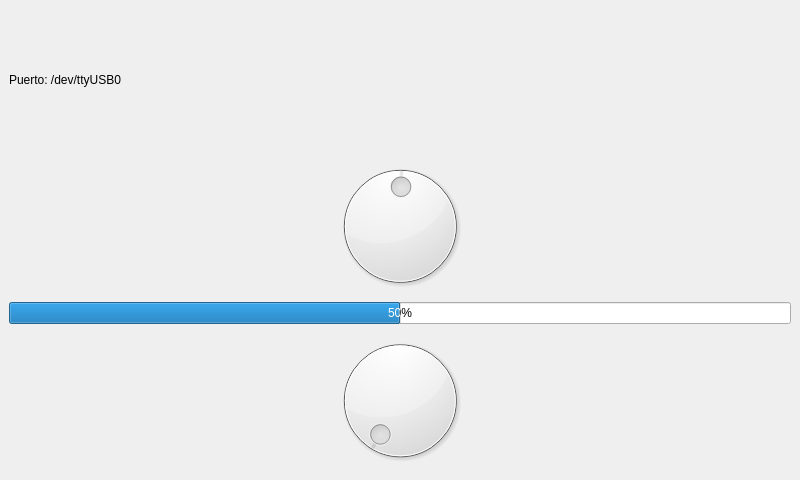
<?xml version="1.0" encoding="UTF-8"?>
<ui version="4.0">
 <class>MainWindow</class>
 <widget class="QMainWindow" name="MainWindow">
  <property name="geometry">
   <rect>
    <x>0</x>
    <y>0</y>
    <width>800</width>
    <height>480</height>
   </rect>
  </property>
  <property name="windowTitle">
   <string>TRT App</string>
  </property>
  <widget class="QWidget" name="centralwidget">
   <layout class="QVBoxLayout" name="verticalLayout">
    <item>
     <widget class="QLabel" name="label1">
      <property name="text">
       <string>Puerto: /dev/ttyUSB0</string>
      </property>
     </widget>
    </item>
    <item>
     <widget class="QDial" name="dial">
      <property name="value">
       <number>50</number>
      </property>
     </widget>
    </item>
    <item>
     <widget class="QProgressBar" name="progressBar">
      <property name="value">
       <number>50</number>
      </property>
     </widget>
    </item>
    <item>
     <widget class="QDial" name="dial1"/>
    </item>
   </layout>
  </widget>
 </widget>
 <resources/>
 <connections/>
</ui>
